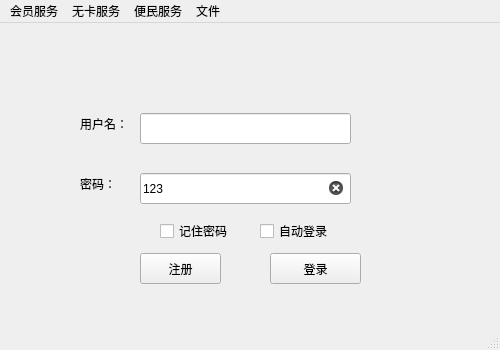
<?xml version="1.0" encoding="UTF-8"?>
<ui version="4.0">
 <class>wuliaobank</class>
 <widget class="QMainWindow" name="wuliaobank">
  <property name="geometry">
   <rect>
    <x>0</x>
    <y>0</y>
    <width>500</width>
    <height>350</height>
   </rect>
  </property>
  <property name="minimumSize">
   <size>
    <width>500</width>
    <height>350</height>
   </size>
  </property>
  <property name="maximumSize">
   <size>
    <width>500</width>
    <height>350</height>
   </size>
  </property>
  <property name="windowTitle">
   <string>无聊bank</string>
  </property>
  <property name="iconSize">
   <size>
    <width>30</width>
    <height>30</height>
   </size>
  </property>
  <property name="animated">
   <bool>true</bool>
  </property>
  <property name="dockNestingEnabled">
   <bool>false</bool>
  </property>
  <widget class="QWidget" name="body">
   <widget class="QPushButton" name="log_in">
    <property name="geometry">
     <rect>
      <x>270</x>
      <y>230</y>
      <width>91</width>
      <height>31</height>
     </rect>
    </property>
    <property name="text">
     <string>登录</string>
    </property>
   </widget>
   <widget class="QPushButton" name="sign_in">
    <property name="geometry">
     <rect>
      <x>140</x>
      <y>230</y>
      <width>81</width>
      <height>31</height>
     </rect>
    </property>
    <property name="text">
     <string>注册</string>
    </property>
   </widget>
   <widget class="QLabel" name="user_label">
    <property name="geometry">
     <rect>
      <x>80</x>
      <y>90</y>
      <width>61</width>
      <height>21</height>
     </rect>
    </property>
    <property name="text">
     <string>用户名：</string>
    </property>
   </widget>
   <widget class="QLabel" name="key_labal">
    <property name="geometry">
     <rect>
      <x>80</x>
      <y>150</y>
      <width>51</width>
      <height>21</height>
     </rect>
    </property>
    <property name="text">
     <string>密码：</string>
    </property>
   </widget>
   <widget class="QCheckBox" name="key_remember">
    <property name="geometry">
     <rect>
      <x>160</x>
      <y>200</y>
      <width>71</width>
      <height>16</height>
     </rect>
    </property>
    <property name="text">
     <string>记住密码</string>
    </property>
   </widget>
   <widget class="QCheckBox" name="auto_go">
    <property name="geometry">
     <rect>
      <x>260</x>
      <y>200</y>
      <width>71</width>
      <height>16</height>
     </rect>
    </property>
    <property name="text">
     <string>自动登录</string>
    </property>
   </widget>
   <widget class="QLineEdit" name="user_line">
    <property name="enabled">
     <bool>true</bool>
    </property>
    <property name="geometry">
     <rect>
      <x>140</x>
      <y>90</y>
      <width>211</width>
      <height>31</height>
     </rect>
    </property>
    <property name="text">
     <string/>
    </property>
    <property name="clearButtonEnabled">
     <bool>true</bool>
    </property>
   </widget>
   <widget class="QLineEdit" name="key_line">
    <property name="geometry">
     <rect>
      <x>140</x>
      <y>150</y>
      <width>211</width>
      <height>31</height>
     </rect>
    </property>
    <property name="mouseTracking">
     <bool>true</bool>
    </property>
    <property name="focusPolicy">
     <enum>Qt::StrongFocus</enum>
    </property>
    <property name="layoutDirection">
     <enum>Qt::LeftToRight</enum>
    </property>
    <property name="autoFillBackground">
     <bool>false</bool>
    </property>
    <property name="text">
     <string>123</string>
    </property>
    <property name="frame">
     <bool>true</bool>
    </property>
    <property name="dragEnabled">
     <bool>false</bool>
    </property>
    <property name="readOnly">
     <bool>false</bool>
    </property>
    <property name="clearButtonEnabled">
     <bool>true</bool>
    </property>
   </widget>
   <widget class="QLabel" name="tishikuang">
    <property name="geometry">
     <rect>
      <x>120</x>
      <y>270</y>
      <width>221</width>
      <height>20</height>
     </rect>
    </property>
    <property name="text">
     <string/>
    </property>
   </widget>
  </widget>
  <widget class="QMenuBar" name="head">
   <property name="geometry">
    <rect>
     <x>0</x>
     <y>0</y>
     <width>500</width>
     <height>23</height>
    </rect>
   </property>
   <widget class="QMenu" name="vip">
    <property name="title">
     <string>会员服务</string>
    </property>
    <addaction name="separator"/>
    <addaction name="join"/>
    <addaction name="separator"/>
    <addaction name="more"/>
    <addaction name="separator"/>
   </widget>
   <widget class="QMenu" name="nocard">
    <property name="title">
     <string>无卡服务</string>
    </property>
    <addaction name="separator"/>
    <addaction name="zhuanzhang"/>
    <addaction name="separator"/>
    <addaction name="nocard_find"/>
   </widget>
   <widget class="QMenu" name="helppeople">
    <property name="title">
     <string>便民服务</string>
    </property>
    <addaction name="separator"/>
    <addaction name="lilv"/>
    <addaction name="separator"/>
   </widget>
   <widget class="QMenu" name="menu">
    <property name="title">
     <string>文件</string>
    </property>
    <addaction name="fileOpenAction"/>
    <addaction name="fileNewAction"/>
    <addaction name="fileCloseAction"/>
   </widget>
   <addaction name="vip"/>
   <addaction name="nocard"/>
   <addaction name="helppeople"/>
   <addaction name="menu"/>
  </widget>
  <widget class="QStatusBar" name="last">
   <property name="sizeGripEnabled">
    <bool>true</bool>
   </property>
  </widget>
  <action name="join">
   <property name="text">
    <string>加入我们</string>
   </property>
  </action>
  <action name="zhuanzhang">
   <property name="text">
    <string>无卡转账</string>
   </property>
  </action>
  <action name="lilv">
   <property name="text">
    <string>利率查看</string>
   </property>
  </action>
  <action name="more">
   <property name="text">
    <string>更多信息</string>
   </property>
  </action>
  <action name="nocard_find">
   <property name="text">
    <string>无卡查询</string>
   </property>
  </action>
  <action name="fileOpenAction">
   <property name="text">
    <string>打开</string>
   </property>
  </action>
  <action name="fileNewAction">
   <property name="text">
    <string>新建</string>
   </property>
  </action>
  <action name="fileCloseAction">
   <property name="text">
    <string>关闭</string>
   </property>
  </action>
 </widget>
 <tabstops>
  <tabstop>log_in</tabstop>
  <tabstop>sign_in</tabstop>
  <tabstop>key_remember</tabstop>
  <tabstop>auto_go</tabstop>
 </tabstops>
 <resources/>
 <connections/>
 <slots>
  <slot>open()</slot>
 </slots>
</ui>
